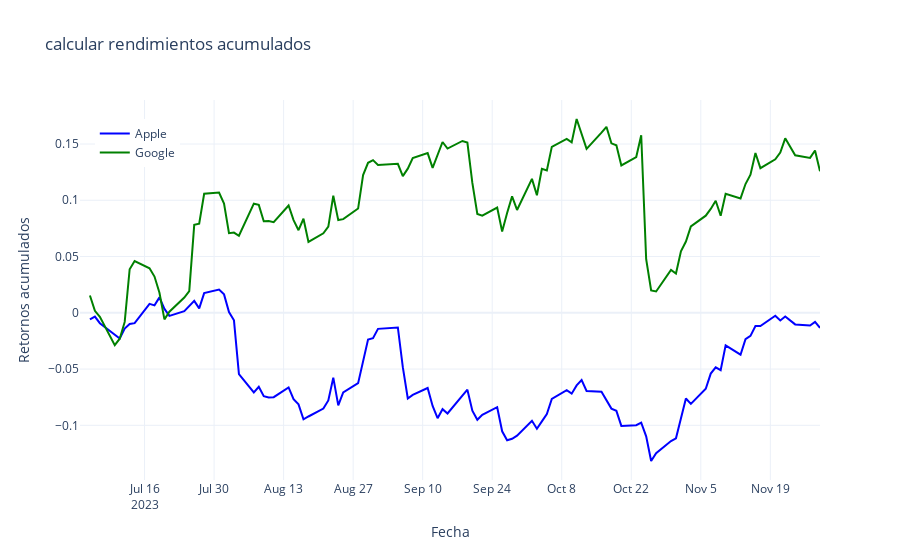

Notebook code cell kept with this figure:
### Code cell
# calcular rendimientos acumulados
apple_cumulative_return = (1 + apple_data['Daily_Return']).cumprod() - 1
google_cumulative_return = (1 + google_data['Daily_Return']).cumprod() - 1

# Crea una figura para visualizar el retorno acumulado
fig = go.Figure()

fig.add_trace(go.Scatter(x=apple_cumulative_return.index, y=apple_cumulative_return,
                         mode='lines', name='Apple', line=dict(color='blue')))
fig.add_trace(go.Scatter(x=google_cumulative_return.index, y=google_cumulative_return,
                         mode='lines', name='Google', line=dict(color='green')))

fig.update_layout(title='calcular rendimientos acumulados',
                  xaxis_title='Fecha', yaxis_title='Retornos acumulados',
                  legend=dict(x=0.02, y=0.95))

fig.show()
